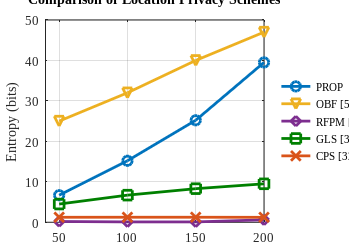

Recreate this plot in MATLAB.
% Data
no_of_vehicle = [50, 100, 150, 200];
PROP = [6.69, 15.20, 25.21, 39.51];
OBF  = [25, 32, 40, 47];
RFPM = [0.1898, 0.0837, 0.0831, 0.5964];
GLS  = [4.5, 6.7, 8.3, 9.5];
CPS  = [1.23, 1.24, 1.24, 1.22];

% Create IEEE-style figure
figure('Units', 'inches', 'Position', [1 1 3.5 2.5]);

% Plot each scheme with distinct color and marker
plot(no_of_vehicle, PROP, '-o', 'Color', [0 0.45 0.74], 'LineWidth', 2, 'MarkerSize', 7); hold on;  % Blue circle
plot(no_of_vehicle, OBF,  '-v', 'Color', [0.93 0.69 0.13], 'LineWidth', 2, 'MarkerSize', 7);        % Yellow triangle
plot(no_of_vehicle, RFPM, '-d', 'Color', [0.49 0.18 0.56], 'LineWidth', 2, 'MarkerSize', 7);        % Purple diamond
plot(no_of_vehicle, GLS,  '-s', 'Color', [0.00 0.50 0.00], 'LineWidth', 2, 'MarkerSize', 7);        % Green square
plot(no_of_vehicle, CPS,  '-x', 'Color', [0.85 0.33 0.10], 'LineWidth', 2, 'MarkerSize', 7);        % Orange cross

% Axis labels and title
xlabel('Number of Vehicles', 'FontName', 'Times New Roman', 'FontSize', 9);
ylabel('Entropy (bits)', 'FontName', 'Times New Roman', 'FontSize', 9);
title('Comparison of Location Privacy Schemes', 'FontName', 'Times New Roman', 'FontSize', 10);

% Font settings
set(gca, 'FontName', 'Times New Roman', 'FontSize', 9);
xticks(no_of_vehicle);
yticks(0:10:50);
grid on;

% Legend with acronyms and reference numbers, styled vertically
legend({'PROP', 'OBF [50]', 'RFPM [49]', 'GLS [34]', 'CPS [32]'}, ...
       'Location', 'eastoutside', ...        % places legend to the right of the plot
       'Orientation', 'vertical', ...        % stacks entries vertically
       'FontName', 'Times New Roman', 'FontSize', 8, 'Box', 'off');

% Adjust layout to leave space for vertical legend
set(gca, 'Position', [0.1 0.15 0.65 0.75]);  % shrinks plot area to make room

% Adjust layout to prevent clipping
set(gca, 'LooseInset', max(get(gca,'TightInset'), 0.02));
set(gcf, 'PaperPositionMode', 'auto');
set(gcf, 'Renderer', 'painters');  % Ensures vector rendering

% Export clean vector PDF with embedded fonts
exportgraphics(gcf, 'entropy_plot.pdf', ...
    'ContentType', 'vector', ...
    'BackgroundColor', 'none');
